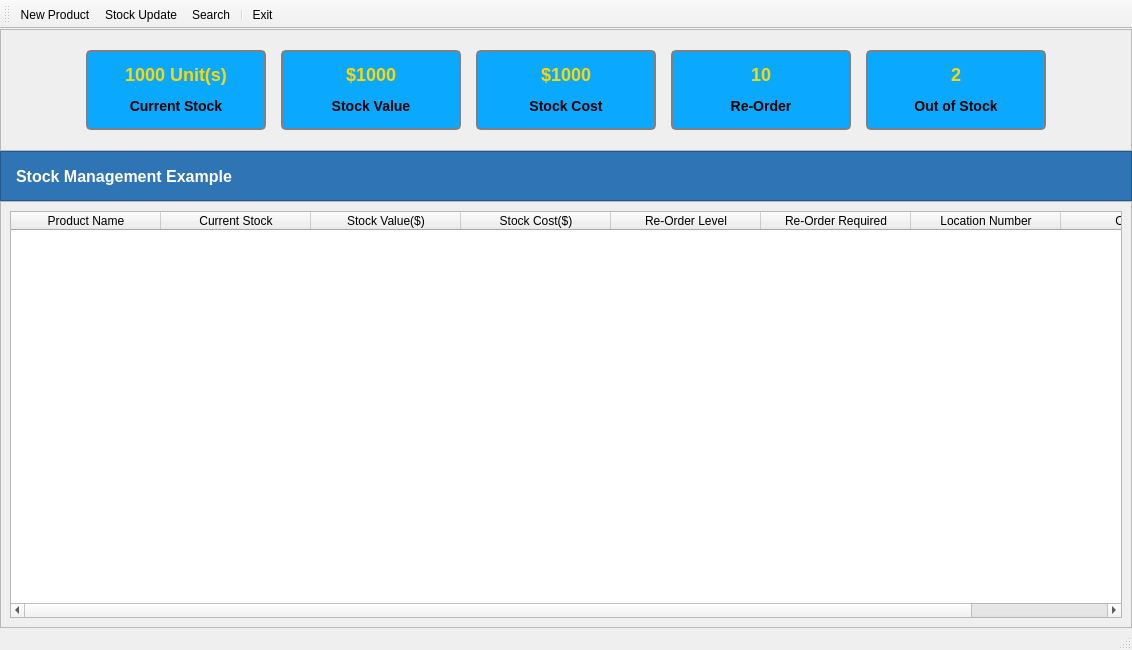
<?xml version="1.0" encoding="UTF-8"?>
<ui version="4.0">
 <class>MainWindow</class>
 <widget class="QMainWindow" name="MainWindow">
  <property name="geometry">
   <rect>
    <x>0</x>
    <y>0</y>
    <width>1132</width>
    <height>650</height>
   </rect>
  </property>
  <property name="windowTitle">
   <string>Stock Management Example</string>
  </property>
  <property name="windowIcon">
   <iconset>
    <normaloff>icon/joomla-64.ico</normaloff>icon/joomla-64.ico</iconset>
  </property>
  <property name="iconSize">
   <size>
    <width>30</width>
    <height>30</height>
   </size>
  </property>
  <widget class="QWidget" name="centralwidget">
   <layout class="QVBoxLayout" name="verticalLayout_6">
    <property name="spacing">
     <number>0</number>
    </property>
    <property name="leftMargin">
     <number>0</number>
    </property>
    <property name="topMargin">
     <number>0</number>
    </property>
    <property name="rightMargin">
     <number>0</number>
    </property>
    <property name="bottomMargin">
     <number>0</number>
    </property>
    <item>
     <widget class="QFrame" name="frame">
      <property name="frameShape">
       <enum>QFrame::StyledPanel</enum>
      </property>
      <property name="frameShadow">
       <enum>QFrame::Raised</enum>
      </property>
      <layout class="QHBoxLayout" name="horizontalLayout">
       <property name="spacing">
        <number>15</number>
       </property>
       <property name="topMargin">
        <number>20</number>
       </property>
       <property name="bottomMargin">
        <number>20</number>
       </property>
       <item>
        <spacer name="horizontalSpacer">
         <property name="orientation">
          <enum>Qt::Horizontal</enum>
         </property>
         <property name="sizeHint" stdset="0">
          <size>
           <width>92</width>
           <height>20</height>
          </size>
         </property>
        </spacer>
       </item>
       <item>
        <widget class="QFrame" name="frame_4">
         <property name="minimumSize">
          <size>
           <width>180</width>
           <height>80</height>
          </size>
         </property>
         <property name="maximumSize">
          <size>
           <width>16777215</width>
           <height>80</height>
          </size>
         </property>
         <property name="styleSheet">
          <string notr="true">QFrame {
	border: 2px solid grey;
	background-color: rgb(10, 169, 255);
	border-radius: 5px;
}

QLabel {
	border: none;
	background-color: rgba(255,255,255,0);
}</string>
         </property>
         <property name="frameShape">
          <enum>QFrame::StyledPanel</enum>
         </property>
         <property name="frameShadow">
          <enum>QFrame::Raised</enum>
         </property>
         <layout class="QVBoxLayout" name="verticalLayout">
          <item>
           <widget class="QLabel" name="label">
            <property name="styleSheet">
             <string notr="true">QLabel {
	color: gold;
	font-size: 18px;
	font-weight: bold;
}</string>
            </property>
            <property name="text">
             <string>1000 Unit(s)</string>
            </property>
            <property name="alignment">
             <set>Qt::AlignCenter</set>
            </property>
           </widget>
          </item>
          <item>
           <widget class="QLabel" name="label_2">
            <property name="styleSheet">
             <string notr="true">QLabel {
	font-size: 14px;
	font-weight: bold;
}</string>
            </property>
            <property name="text">
             <string>Current Stock</string>
            </property>
            <property name="alignment">
             <set>Qt::AlignCenter</set>
            </property>
           </widget>
          </item>
         </layout>
        </widget>
       </item>
       <item>
        <widget class="QFrame" name="frame_5">
         <property name="minimumSize">
          <size>
           <width>180</width>
           <height>80</height>
          </size>
         </property>
         <property name="maximumSize">
          <size>
           <width>16777215</width>
           <height>80</height>
          </size>
         </property>
         <property name="styleSheet">
          <string notr="true">QFrame {
	border: 2px solid grey;
	background-color: rgb(10, 169, 255);
	border-radius: 5px;
}

QLabel {
	border: none;
	background-color: rgba(255,255,255,0);
}</string>
         </property>
         <property name="frameShape">
          <enum>QFrame::StyledPanel</enum>
         </property>
         <property name="frameShadow">
          <enum>QFrame::Raised</enum>
         </property>
         <layout class="QVBoxLayout" name="verticalLayout_2">
          <item>
           <widget class="QLabel" name="label_3">
            <property name="styleSheet">
             <string notr="true">QLabel {
	color: gold;
	font-size: 18px;
	font-weight: bold;
}</string>
            </property>
            <property name="text">
             <string>$1000</string>
            </property>
            <property name="alignment">
             <set>Qt::AlignCenter</set>
            </property>
           </widget>
          </item>
          <item>
           <widget class="QLabel" name="label_4">
            <property name="styleSheet">
             <string notr="true">QLabel {
	font-size: 14px;
	font-weight: bold;
}</string>
            </property>
            <property name="text">
             <string>Stock Value</string>
            </property>
            <property name="alignment">
             <set>Qt::AlignCenter</set>
            </property>
           </widget>
          </item>
         </layout>
        </widget>
       </item>
       <item>
        <widget class="QFrame" name="frame_6">
         <property name="minimumSize">
          <size>
           <width>180</width>
           <height>80</height>
          </size>
         </property>
         <property name="maximumSize">
          <size>
           <width>16777215</width>
           <height>80</height>
          </size>
         </property>
         <property name="styleSheet">
          <string notr="true">QFrame {
	border: 2px solid grey;
	background-color: rgb(10, 169, 255);
	border-radius: 5px;
}

QLabel {
	border: none;
	background-color: rgba(255,255,255,0);
}</string>
         </property>
         <property name="frameShape">
          <enum>QFrame::StyledPanel</enum>
         </property>
         <property name="frameShadow">
          <enum>QFrame::Raised</enum>
         </property>
         <layout class="QVBoxLayout" name="verticalLayout_3">
          <item>
           <widget class="QLabel" name="label_5">
            <property name="styleSheet">
             <string notr="true">QLabel {
	color: gold;
	font-size: 18px;
	font-weight: bold;
}</string>
            </property>
            <property name="text">
             <string>$1000</string>
            </property>
            <property name="alignment">
             <set>Qt::AlignCenter</set>
            </property>
           </widget>
          </item>
          <item>
           <widget class="QLabel" name="label_6">
            <property name="styleSheet">
             <string notr="true">QLabel {
	font-size: 14px;
	font-weight: bold;
}</string>
            </property>
            <property name="text">
             <string>Stock Cost</string>
            </property>
            <property name="alignment">
             <set>Qt::AlignCenter</set>
            </property>
           </widget>
          </item>
         </layout>
        </widget>
       </item>
       <item>
        <widget class="QFrame" name="frame_7">
         <property name="minimumSize">
          <size>
           <width>180</width>
           <height>80</height>
          </size>
         </property>
         <property name="maximumSize">
          <size>
           <width>16777215</width>
           <height>80</height>
          </size>
         </property>
         <property name="styleSheet">
          <string notr="true">QFrame {
	border: 2px solid grey;
	background-color: rgb(10, 169, 255);
	border-radius: 5px;
}

QLabel {
	border: none;
	background-color: rgba(255,255,255,0);
}</string>
         </property>
         <property name="frameShape">
          <enum>QFrame::StyledPanel</enum>
         </property>
         <property name="frameShadow">
          <enum>QFrame::Raised</enum>
         </property>
         <layout class="QVBoxLayout" name="verticalLayout_4">
          <item>
           <widget class="QLabel" name="label_7">
            <property name="styleSheet">
             <string notr="true">QLabel {
	color: gold;
	font-size: 18px;
	font-weight: bold;
}</string>
            </property>
            <property name="text">
             <string>10</string>
            </property>
            <property name="alignment">
             <set>Qt::AlignCenter</set>
            </property>
           </widget>
          </item>
          <item>
           <widget class="QLabel" name="label_8">
            <property name="styleSheet">
             <string notr="true">QLabel {
	font-size: 14px;
	font-weight: bold;
}</string>
            </property>
            <property name="text">
             <string>Re-Order</string>
            </property>
            <property name="alignment">
             <set>Qt::AlignCenter</set>
            </property>
           </widget>
          </item>
         </layout>
        </widget>
       </item>
       <item>
        <widget class="QFrame" name="frame_8">
         <property name="minimumSize">
          <size>
           <width>180</width>
           <height>80</height>
          </size>
         </property>
         <property name="maximumSize">
          <size>
           <width>16777215</width>
           <height>80</height>
          </size>
         </property>
         <property name="styleSheet">
          <string notr="true">QFrame {
	border: 2px solid grey;
	background-color: rgb(10, 169, 255);
	border-radius: 5px;
}

QLabel {
	border: none;
	background-color: rgba(255,255,255,0);
}</string>
         </property>
         <property name="frameShape">
          <enum>QFrame::StyledPanel</enum>
         </property>
         <property name="frameShadow">
          <enum>QFrame::Raised</enum>
         </property>
         <layout class="QVBoxLayout" name="verticalLayout_5">
          <item>
           <widget class="QLabel" name="label_9">
            <property name="styleSheet">
             <string notr="true">QLabel {
	color: gold;
	font-size: 18px;
	font-weight: bold;
}</string>
            </property>
            <property name="text">
             <string>2</string>
            </property>
            <property name="alignment">
             <set>Qt::AlignCenter</set>
            </property>
           </widget>
          </item>
          <item>
           <widget class="QLabel" name="label_10">
            <property name="styleSheet">
             <string notr="true">QLabel {
	font-size: 14px;
	font-weight: bold;
}</string>
            </property>
            <property name="text">
             <string>Out of Stock</string>
            </property>
            <property name="alignment">
             <set>Qt::AlignCenter</set>
            </property>
           </widget>
          </item>
         </layout>
        </widget>
       </item>
       <item>
        <spacer name="horizontalSpacer_2">
         <property name="orientation">
          <enum>Qt::Horizontal</enum>
         </property>
         <property name="sizeHint" stdset="0">
          <size>
           <width>91</width>
           <height>20</height>
          </size>
         </property>
        </spacer>
       </item>
      </layout>
     </widget>
    </item>
    <item>
     <widget class="QFrame" name="frame_2">
      <property name="minimumSize">
       <size>
        <width>0</width>
        <height>50</height>
       </size>
      </property>
      <property name="maximumSize">
       <size>
        <width>16777215</width>
        <height>50</height>
       </size>
      </property>
      <property name="styleSheet">
       <string notr="true">QFrame {
	background-color: #2f75b5;
}

QLabel {
	color: #fff;
	font-size: 16px;
	font-weight: bold;
}</string>
      </property>
      <property name="frameShape">
       <enum>QFrame::StyledPanel</enum>
      </property>
      <property name="frameShadow">
       <enum>QFrame::Raised</enum>
      </property>
      <layout class="QHBoxLayout" name="horizontalLayout_2">
       <property name="leftMargin">
        <number>15</number>
       </property>
       <item>
        <widget class="QLabel" name="label_11">
         <property name="text">
          <string>Stock Management Example</string>
         </property>
        </widget>
       </item>
      </layout>
     </widget>
    </item>
    <item>
     <widget class="QFrame" name="frame_3">
      <property name="frameShape">
       <enum>QFrame::StyledPanel</enum>
      </property>
      <property name="frameShadow">
       <enum>QFrame::Raised</enum>
      </property>
      <layout class="QGridLayout" name="gridLayout">
       <item row="0" column="0">
        <widget class="QTableWidget" name="tableWidget">
         <attribute name="horizontalHeaderDefaultSectionSize">
          <number>150</number>
         </attribute>
         <column>
          <property name="text">
           <string>Product Name</string>
          </property>
         </column>
         <column>
          <property name="text">
           <string>Current Stock</string>
          </property>
         </column>
         <column>
          <property name="text">
           <string>Stock Value($)</string>
          </property>
         </column>
         <column>
          <property name="text">
           <string>Stock Cost($)</string>
          </property>
         </column>
         <column>
          <property name="text">
           <string>Re-Order Level</string>
          </property>
         </column>
         <column>
          <property name="text">
           <string>Re-Order Required</string>
          </property>
         </column>
         <column>
          <property name="text">
           <string>Location Number</string>
          </property>
         </column>
         <column>
          <property name="text">
           <string>Options</string>
          </property>
         </column>
        </widget>
       </item>
      </layout>
     </widget>
    </item>
   </layout>
  </widget>
  <widget class="QMenuBar" name="menubar">
   <property name="geometry">
    <rect>
     <x>0</x>
     <y>0</y>
     <width>1132</width>
     <height>23</height>
    </rect>
   </property>
  </widget>
  <widget class="QStatusBar" name="statusbar"/>
  <widget class="QToolBar" name="toolBar">
   <property name="windowTitle">
    <string>toolBar</string>
   </property>
   <property name="toolButtonStyle">
    <enum>Qt::ToolButtonTextUnderIcon</enum>
   </property>
   <attribute name="toolBarArea">
    <enum>TopToolBarArea</enum>
   </attribute>
   <attribute name="toolBarBreak">
    <bool>false</bool>
   </attribute>
   <addaction name="actionNew_Product"/>
   <addaction name="actionStock_Update"/>
   <addaction name="actionSearch"/>
   <addaction name="separator"/>
   <addaction name="actionExit"/>
  </widget>
  <action name="actionNew_Product">
   <property name="icon">
    <iconset>
     <normaloff>icon/add.svg</normaloff>icon/add.svg</iconset>
   </property>
   <property name="text">
    <string>New Product</string>
   </property>
  </action>
  <action name="actionStock_Update">
   <property name="icon">
    <iconset>
     <normaloff>icon/update.svg</normaloff>icon/update.svg</iconset>
   </property>
   <property name="text">
    <string>Stock Update</string>
   </property>
  </action>
  <action name="actionSearch">
   <property name="icon">
    <iconset>
     <normaloff>icon/search.svg</normaloff>icon/search.svg</iconset>
   </property>
   <property name="text">
    <string>Search</string>
   </property>
  </action>
  <action name="actionExit">
   <property name="icon">
    <iconset>
     <normaloff>icon/close.svg</normaloff>icon/close.svg</iconset>
   </property>
   <property name="text">
    <string>Exit</string>
   </property>
  </action>
 </widget>
 <resources/>
 <connections/>
</ui>
